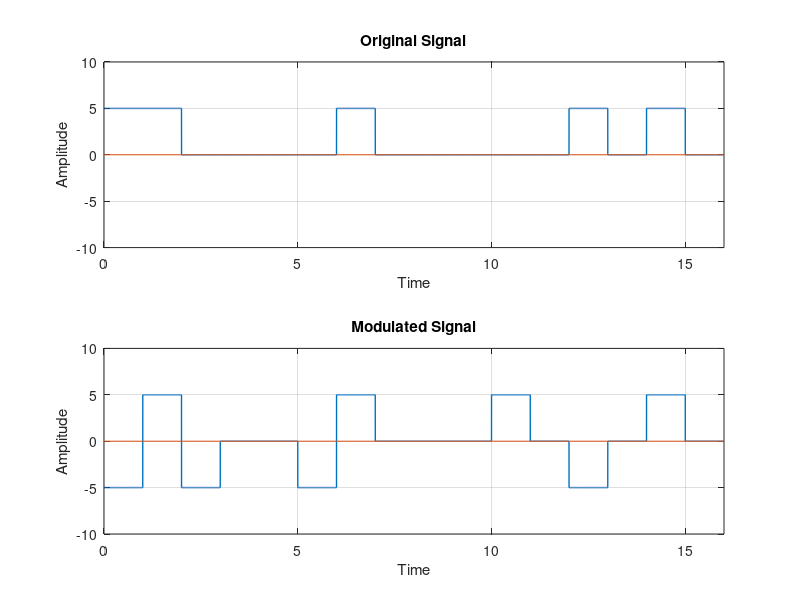

Here is the MATLAB script that generated this plot:
# Substitute 4 consecutive zeros with--"B00V" for even and "000V" for odd number of 1's count
clc;
clear all;
close all;

bits = [1 1 0 0 0 0 1 0 0 0 0 0 1 0 1 0];
bitrate = 1;
voltage = 5;

sampling_rate = 1000;
sampling_time = 1/sampling_rate;

start_time = 0;
end_time = length(bits)/bitrate;
time = start_time:sampling_time:end_time;

#Original Signal
index = 1;
for i = 1: length(time)
	if bits(index) == 1
		signal(i) = voltage;
	else
		signal(i) = 0;
	endif
	if time(i)*bitrate >= index
		index+=1;
	endif
endfor

subplot(2,1,1);
plot(time , signal, 'linewidth', 1);
axis([0 end_time -voltage-5 voltage+5]);
line([0 end_time], [0,0]);
title('Original Signal');
xlabel('Time');
ylabel('Amplitude');
grid on;

#MODULATION

count0 = 0;
count1 = 0;
for i = 1: length(bits)
	if bits(i)==0
		count0+=1;
	else
		count0=0;
		count1+=1;
	endif
	if count0==4
		bits(i) = -1;
		count0 = 0;
		if rem(count1, 2) == 0
			bits(i-3) = 1;
		endif
	endif
endfor

index = 1;
#Assuming previous state was positive
sign = 1;
if bits(1)==1
	sign=-1*sign;
endif

for i=1:length(time)

	if bits(index)==0
		modulation(i) = 0;
	else
		modulation(i) = voltage*sign;
	endif
	if time(i)*bitrate>=index
		index+=1;
		if index<= length(bits) && bits(index)== 1
			sign=-1*sign;
		endif
	endif
endfor

subplot(2,1,2);
plot(time , modulation, 'linewidth', 1);
axis([0 end_time -voltage-5 voltage+5]);
line([0 end_time], [0,0]);
title('Modulated Signal');
xlabel('Time');
ylabel('Amplitude');
grid on;

#Demodulation

#Initializing
index = 1;
for i = 1 : length(modulation)
	demodulation(index) = modulation(i)/voltage;
	if time(i)*bitrate >= index
		index+=1;
	endif
endfor

index=1;
last=1;
for i=1:length(bits)
	if demodulation(i)!=0
		if demodulation(i)==last
			demodulation(i) = 0;
			demodulation(i-3) = 0;
		else
			last = demodulation(i);
		endif
	endif
endfor

demodulation=abs(demodulation);
disp(demodulation);



